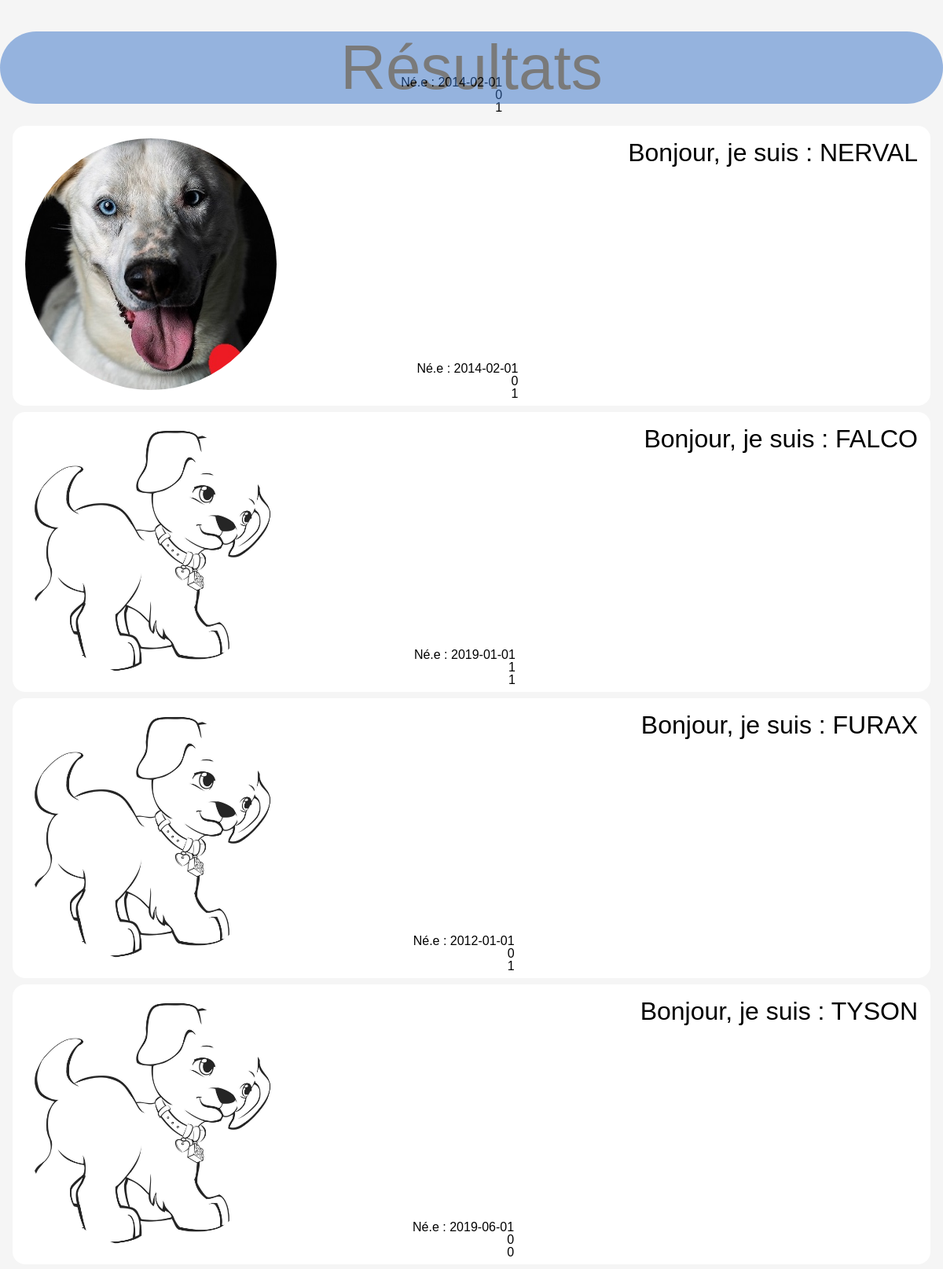
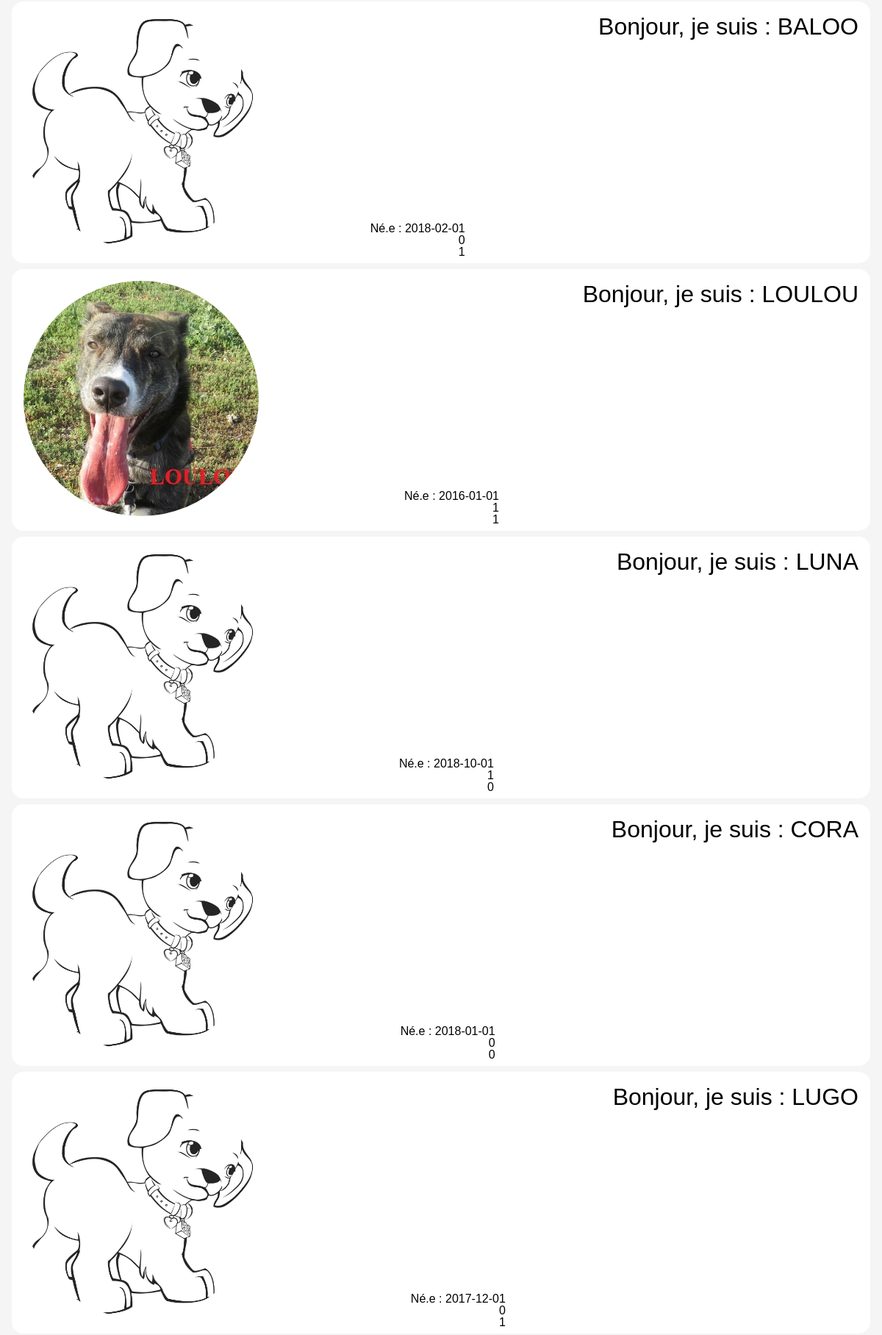
Screenshot of /Interface/Mobile/resultatMobile.php (upper part) with the database file from the repository (2 pictures, top to bottom).
### tables this page shows
CREATE TABLE `chien` (
  `idChien` int(10) NOT NULL,
  `nomChien` varchar(50) DEFAULT NULL,
  `dateNaissance` date DEFAULT NULL,
  `dateEntree` date DEFAULT NULL,
  `dateSortie` varchar(10) DEFAULT NULL,
  `idSexe` int(1) DEFAULT NULL,
  `idSterilisation` int(1) DEFAULT NULL,
  `idTarification` int(1) DEFAULT NULL,
  `idMordeur` int(1) DEFAULT NULL,
  `photo` text NOT NULL,
  `description` text NOT NULL
);

### Interface/Mobile/resultatMobile.php (the view, shortened to what this page needs)
<!DOCTYPE html>
<html>
<head>
	<link rel="stylesheet" href="../Style/style.css" type="text/css" />
	<link rel="stylesheet" href="resultatMCss.css" type="text/css" />
</head>
<body>
	<p id="Res">Résultats</p>
	<?php
	$bdd = getBD();
	$rep = $bdd->query('select * from chien');
	while ($ligne = $rep ->fetch()) {
		echo '<div class="chiens">';
			echo '<a href="ficheChien.php?identifiant='.$ligne["idChien"].'"><img class="rond" src="../../BD/photo/'.$ligne["photo"].'"/></a>';
			echo '<p class="prenom">Bonjour, je suis : '.$ligne["nomChien"].'</p>';
			echo '<p class="nais"> Né.e : '.$ligne["dateNaissance"].'</p>';
			echo '<p class="sexe">'.$ligne["idSexe"].'</p>';
			echo '<p class="ste">'.$ligne["idSterilisation"].'</p>';
		echo '</div>';
			}
	?>
</body>
</html>

### Interface/Style/style.css (style rules this page uses)
body { margin: 0px; background-color: whitesmoke; }
* { border-color: red solid 5px; font-family: "Agency FB", Calibri, "Californian FB", serif }
.rond { display: inline-block; width: 150px; height: 150px; border-radius: 50%; overflow: hidden; }
img { width: inherit; height: inherit; border-radius: inherit; }
img { object-fit: cover; object-position: right center; }
img { transition: object-position .25s; }

### Interface/Mobile/resultatMCss.css (style rules this page uses)
* { font-family: 'MS Sans Serif', Geneva, sans-serif; }
body { margin-top: 10em; }
.rond { width: 20em; height: 20em; }
.prenom { margin-left: 5em; font-size: 2em; margin-top: 0em; float: right; }
.nais { float: right; margin-top: -5em; }
.sexe { float: right; margin-top: -4em; }
.ste { float: right; margin-top: -3em; }
.chiens { margin-top: 0.5em; background-color: white; padding: 1em; border-radius: 1em; margin-left: 1em; margin-right: 1em; }
#Res { background-color: #3773C7; position: fixed; width: 100%; opacity: 0.5; margin-top: -1.5em; border-radius: 1em; font-size: 5em; text-align: center; }

### rows the page displays
chien: photo (picture), nomChien "NERVAL", dateNaissance "2014-02-01", idSexe "0", idSterilisation "1"
chien: photo (placeholder picture), nomChien "FALCO", dateNaissance "2014-02-01", idSexe "0", idSterilisation "1"
chien: photo (placeholder picture), nomChien "FURAX", dateNaissance "2019-01-01", idSexe "1", idSterilisation "1"
chien: photo (placeholder picture), nomChien "TYSON", dateNaissance "2012-01-01", idSexe "0", idSterilisation "1"
chien: photo (placeholder picture), nomChien "BALOO", dateNaissance "2019-06-01", idSexe "0", idSterilisation "0"
chien: photo (picture), nomChien "LOULOU", dateNaissance "2018-02-01", idSexe "0", idSterilisation "1"
chien: photo (placeholder picture), nomChien "LUNA", dateNaissance "2016-01-01", idSexe "1", idSterilisation "1"
chien: photo (placeholder picture), nomChien "CORA", dateNaissance "2018-10-01", idSexe "1", idSterilisation "0"
chien: photo (placeholder picture), nomChien "LUGO", dateNaissance "2018-01-01", idSexe "0", idSterilisation "0"
chien: dateNaissance "2017-12-01", idSexe "0", idSterilisation "1"
